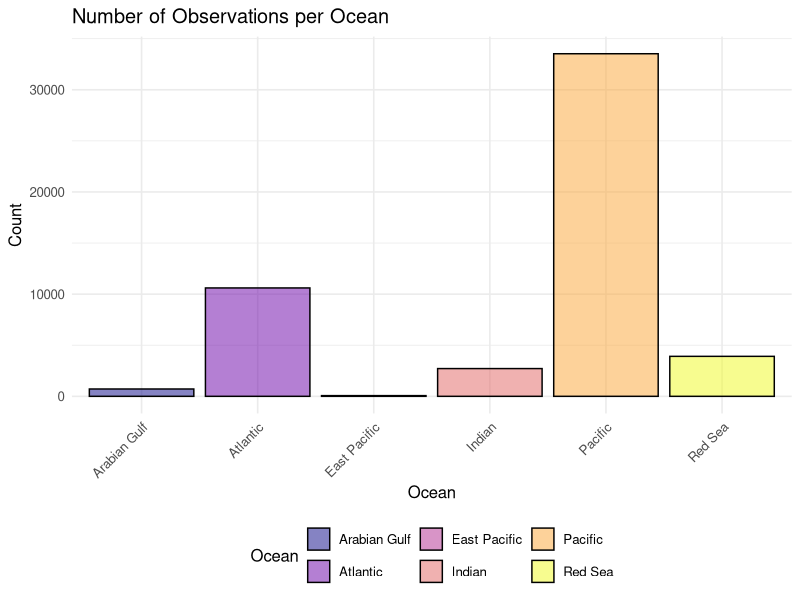
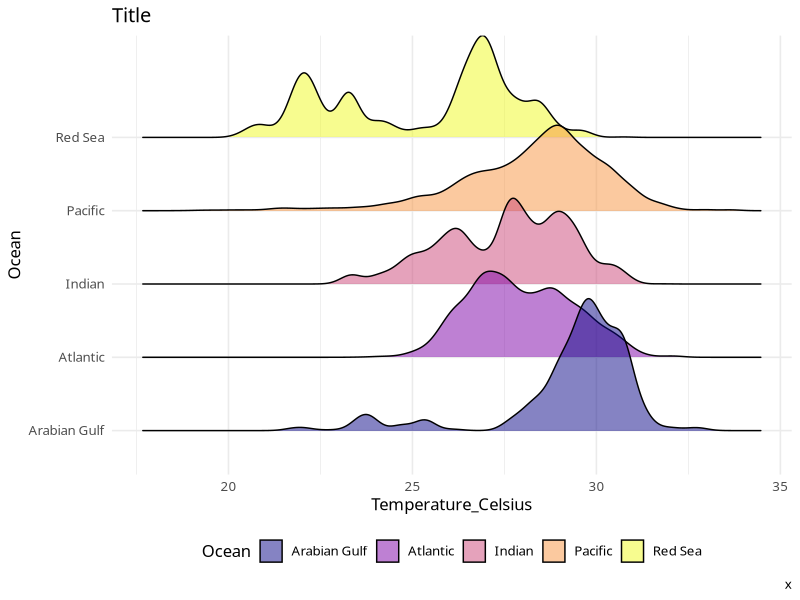
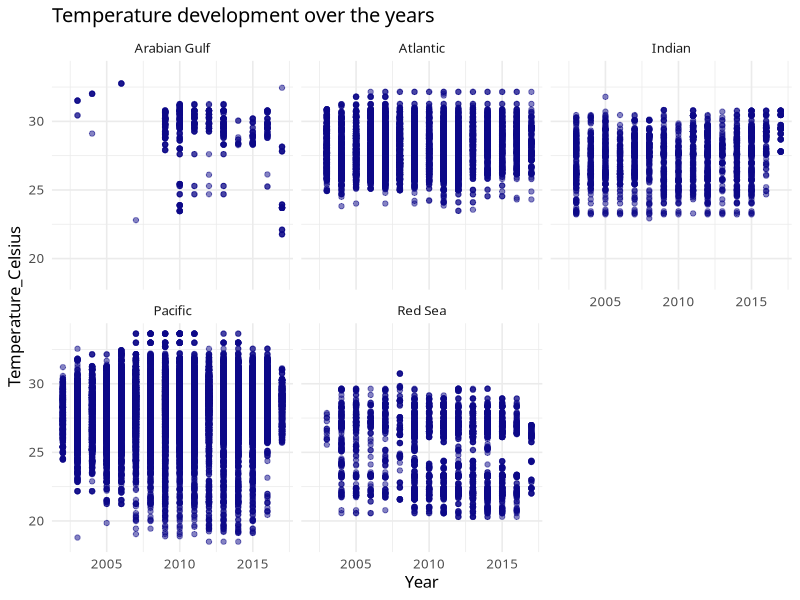
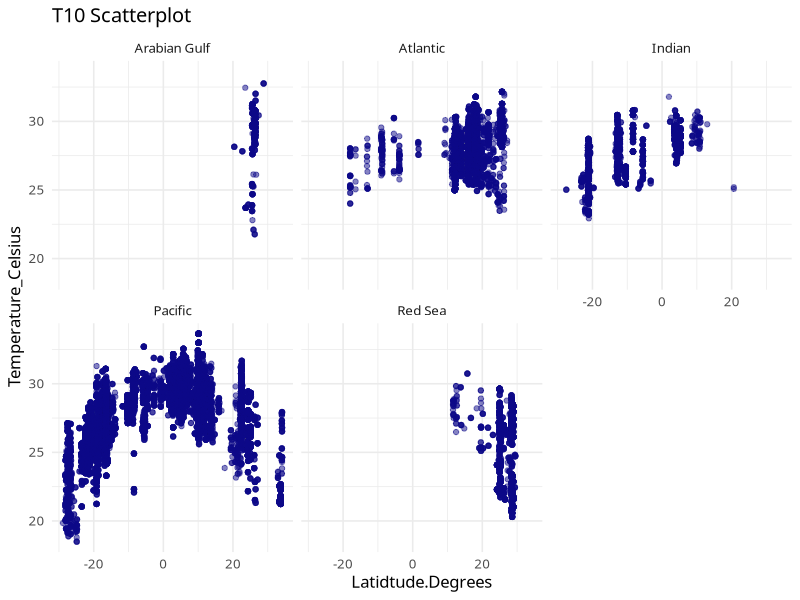
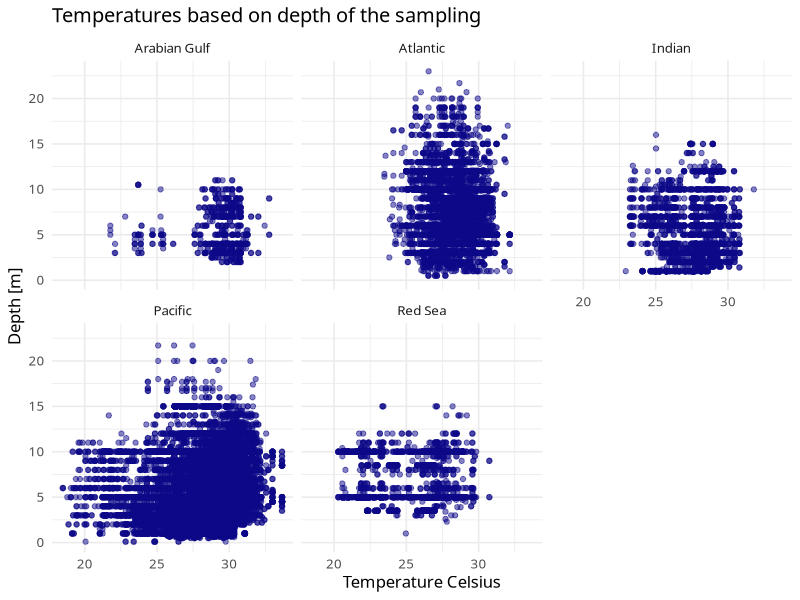
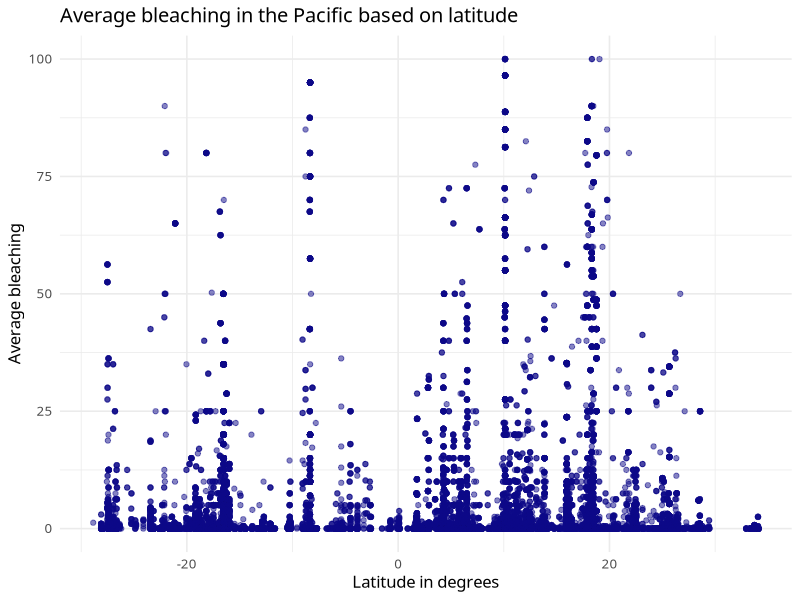
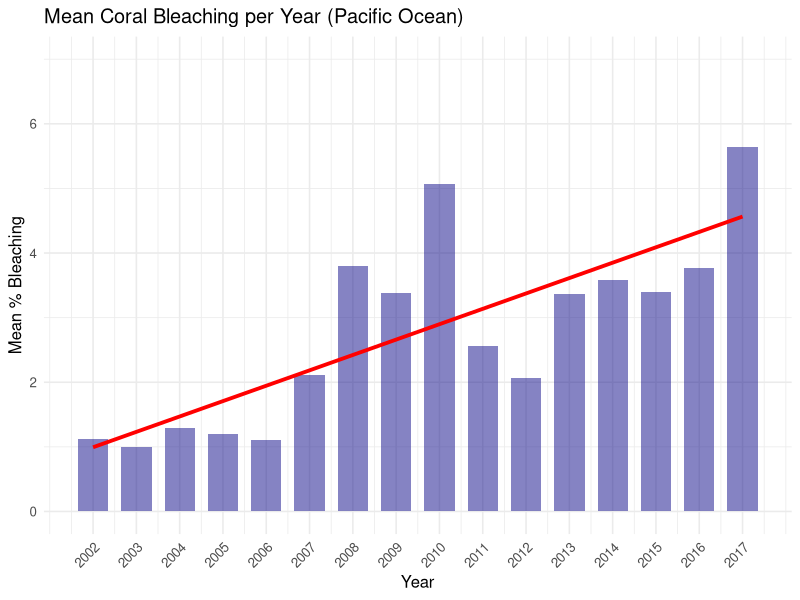

Source code (R) for these figures, in order:
## ---- chunk 1
#| message: false
library("tidyverse")
library("ggridges")
## ---- chunk 2
#| message: false
data1 <- read_csv(file="data/_raw/reef_data_dataset1.csv")
data2 <- read_csv(file="data/_raw/reef_data_dataset2.csv")

## ---- chunk 3
#| message: false
reef_combined_untidy <- data1 |>
  left_join(data2, by = "ReefID_Name")

write_csv(reef_combined_untidy, "data/_raw/reef_data_combined_untidy.csv")
## ---- chunk 4
reef_combined_tidy <- reef_combined_untidy |>
  separate(
    col  = "ReefID_Name",
    into = c("Reef.ID", "Reef.Name"),
    sep  = " \\| "
  ) |>
  relocate(Reef.ID, Reef.Name, .before = 1)


write_csv(reef_combined_tidy, "data/_raw/reef_data_combined_tidy.csv")
## ---- chunk 5
reef_combined_tidy |>
  count(Ocean)
## ---- chunk 6
reef_clean <-
  reef_combined_tidy |>
  drop_na(Ocean)
## ---- chunk 7
reef_clean |>
  count(Year)
## ---- chunk 8
reef_clean <- reef_clean |>
  filter(Year != 1998,
         Year != 2000,
         Year != 2001)
## ---- chunk 9
reef_clean |>
  ggplot(aes(x = Ocean, fill = Ocean)) +
  geom_bar(colour = "black", alpha = 0.5) +
  scale_fill_viridis_d(option = "plasma") +
  labs(
    title = "Number of Observations per Ocean",
    x = "Ocean",
    y = "Count",
    fill = "Ocean"
  ) +
  theme_minimal(base_size = 12) +
  theme(
    legend.position = "bottom",
    axis.text.x = element_text(angle = 45, hjust = 1)
  )
## ---- chunk 10
reef_clean |> 
  count(Ocean)
## ---- chunk 11
reef_clean <- reef_clean |>
  filter(Ocean != "East Pacific")
## ---- chunk 12
reef_clean <- reef_clean |>
  mutate(Temperature_Celsius = Temperature_Kelvin - 273.15)
## ---- chunk 13
ggplot(data = reef_clean,
             mapping = aes(x = Temperature_Celsius,
                           y = Ocean,
                           fill = Ocean)) +
  geom_density_ridges(alpha = 0.5) +
  scale_fill_viridis_d(option = "plasma") +
  labs(x = "Temperature_Celsius",
       y = "Ocean",
       title = "Title",
       caption = "x") +
  theme_minimal(base_family = "Avenir",
                base_size = 12) +
  theme(legend.position = "bottom")
## ---- chunk 14
ggplot(data = reef_clean,
       mapping = aes(x = Year,
                     y = Temperature_Celsius)) +
  geom_point(color= "#0D0887", alpha = (0.5)) +
  labs(x = "Year", y = "Temperature_Celsius", title = "Temperature development over the years", fill="Ocean", color="Ocean") +
  theme_minimal(base_family = "Avenir",
                base_size = 12) +
  theme(legend.position = "bottom")+
  facet_wrap(~ Ocean)
## ---- chunk 15
ggplot(data = reef_clean,
       mapping = aes(x = Latitude.Degrees,
                     y = Temperature_Celsius)) +
  geom_point(color= "#0D0887", alpha = (0.5)) +
  labs(x = "Latidtude.Degrees", y = "Temperature_Celsius", title = "T10 Scatterplot", fill = "Ocean", color = "Ocean") +
  theme_minimal(base_family = "Avenir",
                base_size = 12) +
  theme(legend.position = "bottom")+
  facet_wrap(~ Ocean)
## ---- chunk 16
ggplot(data = reef_clean,
       mapping = aes(x = Temperature_Celsius,
                     y = Depth)) +
  geom_point(color= "#0D0887", alpha = (0.5)) +
  labs(x = "Temperature Celsius", y = "Depth [m]", title = "Temperatures based on depth of the sampling", fill = "Ocean", color = "Ocean") +
  theme_minimal(base_family = "Avenir",
                base_size = 12) +
  theme(legend.position = "bottom")+
  facet_wrap(~ Ocean)

## ---- chunk 17
reef_clean <- reef_clean |>
  mutate(depth_group = cut(
      Depth,
      breaks = seq(0, max(Depth), by = 3),
      right = FALSE
    )
  )
## ---- chunk 18
reef_clean |>
  group_by(Ocean, depth_group) |>
  summarise(mean_temp = mean(Temperature_Celsius, na.rm = TRUE), .groups = "drop") |>
  pivot_wider(
    names_from = Ocean,
    values_from = mean_temp
  )
## ---- chunk 19
reef_clean |> 
  select(Ocean = Pacific) |> 
  ggplot(data = reef_clean,
       mapping = aes(x = Latitude.Degrees,
                     y = Average_bleaching)) +
  geom_point(color= "#0D0887", alpha = (0.5)) +
  labs(x = "Latitude in degrees", y = "Average bleaching", title = "Average bleaching in the Pacific based on latitude", fill = "Ocean", color = "Ocean")+
  theme_minimal(base_family = "Avenir",
                base_size = 12) +
  theme(legend.position = "bottom")
## ---- chunk 20
data_pacific_yearly <- reef_clean |> 
  filter(Ocean == "Pacific") |>           
  group_by(Year) |>                      
  summarise(mean_bleaching = mean(Average_bleaching, na.rm = TRUE))
## ---- chunk 21
ggplot(data_pacific_yearly,
       aes(x = Year, y = mean_bleaching)) +
       geom_col(fill = "#0D0887", alpha = 0.5, width = 0.7) +
       geom_smooth(method = "lm",
              se = FALSE,
              color = "red",
              linewidth = 1.3) +
       scale_y_continuous(limits = c(0, 7)) +
       scale_x_continuous(breaks = data_pacific_yearly$Year) +
       labs(
        x = "Year",
        y = "Mean % Bleaching",
        title = "Mean Coral Bleaching per Year (Pacific Ocean)"
        ) +
        theme_minimal(base_size = 12) +
        theme(
        axis.text.x = element_text(angle = 45, hjust = 1)
     )
## ---- chunk 22
model <- lm(mean_bleaching ~ Year, data = data_pacific_yearly)
summary(model)

